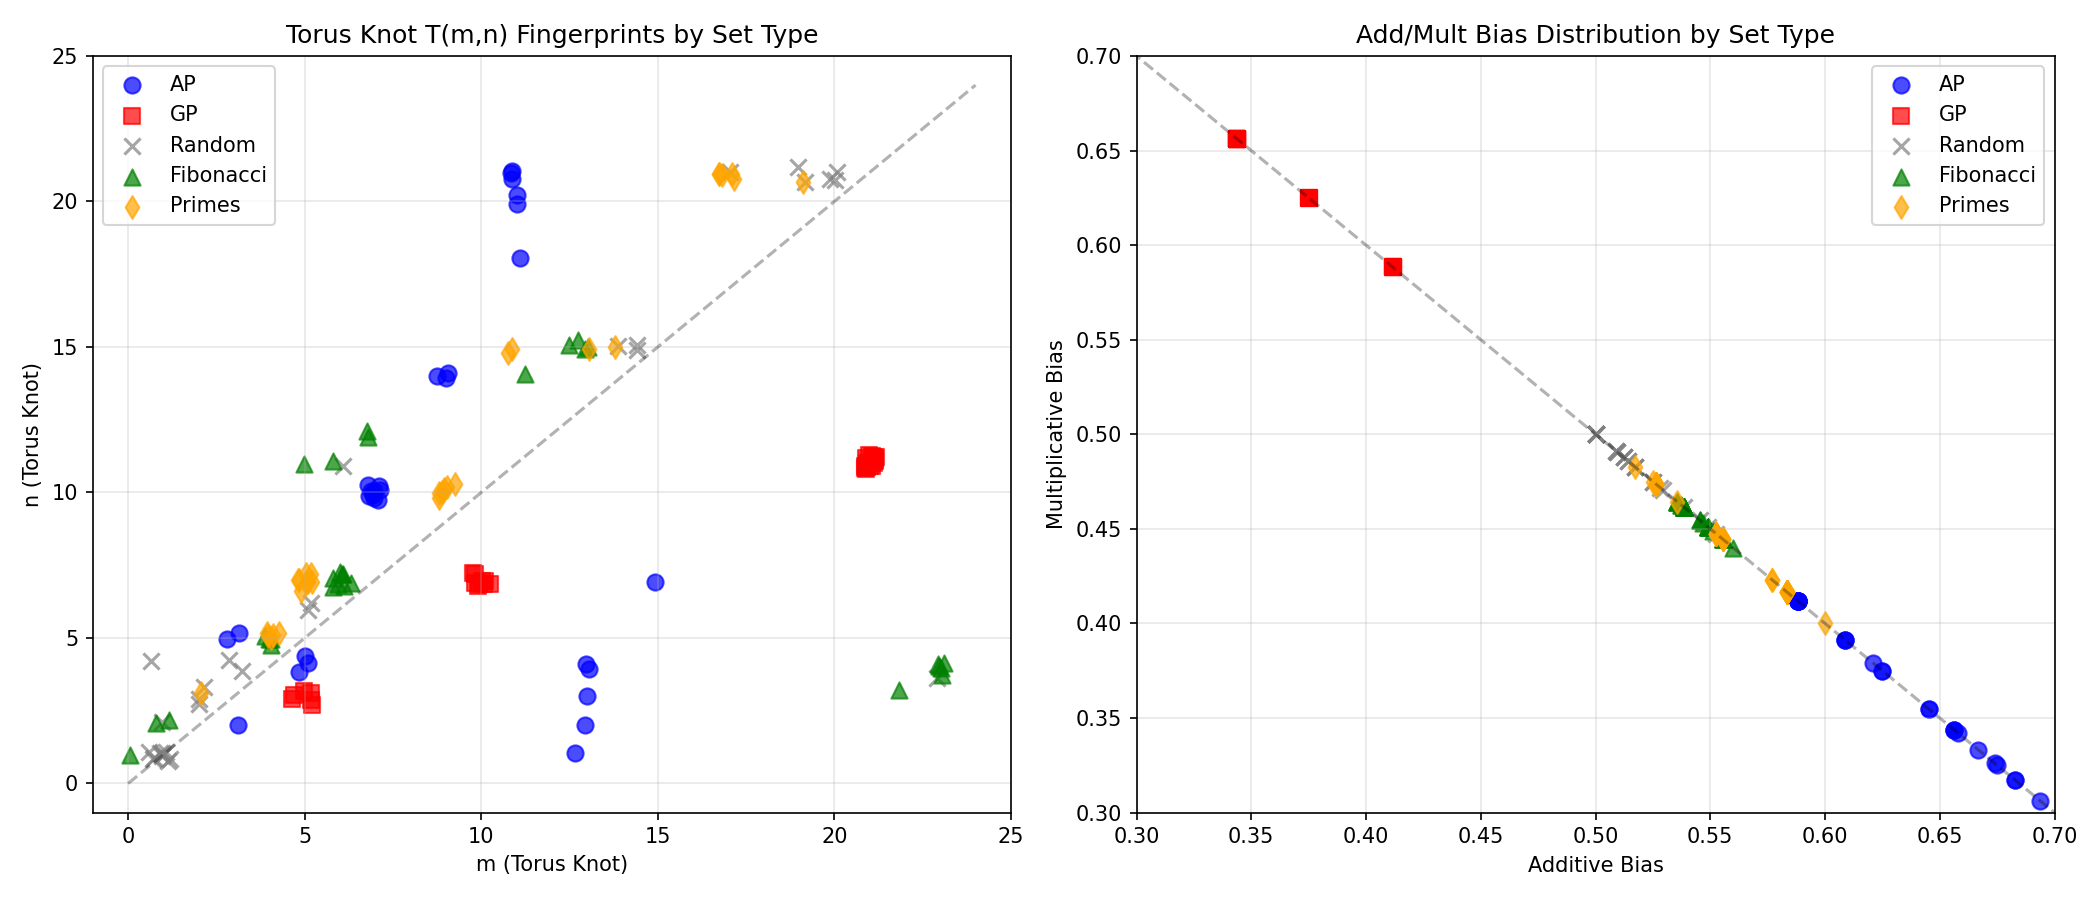

This figure's Python source:
"""
Torus Knot Visualization for QA-SumProduct Classification

Generates scatter plot of T(m,n) fingerprints across set types.
"""

import numpy as np
import matplotlib.pyplot as plt
from qa_toroid_sumproduct_batch import classify_set, batch_classify
from typing import List, Dict
import random


def generate_ap_sets(n: int = 20) -> List[List[int]]:
    """Generate arithmetic progression sets."""
    sets = []
    for _ in range(n):
        start = random.randint(1, 10)
        diff = random.randint(1, 5)
        length = random.randint(4, 8)
        sets.append([start + i * diff for i in range(length)])
    return sets


def generate_gp_sets(n: int = 20) -> List[List[int]]:
    """Generate geometric progression sets."""
    sets = []
    for _ in range(n):
        start = random.randint(1, 5)
        ratio = random.randint(2, 3)
        length = random.randint(4, 6)
        s = [start * (ratio ** i) for i in range(length)]
        if max(s) < 10000:
            sets.append(s)
    return sets[:n]


def generate_random_sets(n: int = 20) -> List[List[int]]:
    """Generate random sets."""
    sets = []
    for _ in range(n):
        length = random.randint(4, 8)
        sets.append(sorted(random.sample(range(1, 50), length)))
    return sets


def generate_fibonacci_like(n: int = 20) -> List[List[int]]:
    """Generate Fibonacci-like sets."""
    sets = []
    for _ in range(n):
        a, b = random.randint(1, 5), random.randint(1, 5)
        seq = [a, b]
        for _ in range(random.randint(3, 6)):
            seq.append(seq[-1] + seq[-2])
        sets.append(seq)
    return sets


def generate_prime_sets(n: int = 20) -> List[List[int]]:
    """Generate sets of consecutive primes."""
    primes = [2, 3, 5, 7, 11, 13, 17, 19, 23, 29, 31, 37, 41, 43, 47]
    sets = []
    for _ in range(n):
        start = random.randint(0, 8)
        length = random.randint(4, 6)
        sets.append(primes[start:start+length])
    return sets


def visualize_torus_knots():
    """Create visualization of torus knot fingerprints."""
    random.seed(42)

    # Generate sets
    ap_sets = generate_ap_sets(30)
    gp_sets = generate_gp_sets(30)
    random_sets = generate_random_sets(30)
    fib_sets = generate_fibonacci_like(30)
    prime_sets = generate_prime_sets(30)

    # Classify all
    all_data = {
        'AP': batch_classify(ap_sets),
        'GP': batch_classify(gp_sets),
        'Random': batch_classify(random_sets),
        'Fibonacci': batch_classify(fib_sets),
        'Primes': batch_classify(prime_sets)
    }

    # Extract (m, n) coordinates
    fig, axes = plt.subplots(1, 2, figsize=(14, 6))

    # Plot 1: Torus knot scatter
    ax1 = axes[0]
    colors = {'AP': 'blue', 'GP': 'red', 'Random': 'gray', 'Fibonacci': 'green', 'Primes': 'orange'}
    markers = {'AP': 'o', 'GP': 's', 'Random': 'x', 'Fibonacci': '^', 'Primes': 'd'}

    for set_type, results in all_data.items():
        m_vals = [r['knot'][0] for r in results]
        n_vals = [r['knot'][1] for r in results]
        # Add jitter for visibility
        m_jitter = np.array(m_vals) + np.random.normal(0, 0.15, len(m_vals))
        n_jitter = np.array(n_vals) + np.random.normal(0, 0.15, len(n_vals))
        ax1.scatter(m_jitter, n_jitter, c=colors[set_type], marker=markers[set_type],
                   label=set_type, alpha=0.7, s=60)

    ax1.set_xlabel('m (Torus Knot)')
    ax1.set_ylabel('n (Torus Knot)')
    ax1.set_title('Torus Knot T(m,n) Fingerprints by Set Type')
    ax1.legend()
    ax1.grid(True, alpha=0.3)
    ax1.set_xlim(-1, 25)
    ax1.set_ylim(-1, 25)
    ax1.plot([0, 24], [0, 24], 'k--', alpha=0.3, label='m=n line')

    # Plot 2: Add/Mult bias scatter
    ax2 = axes[1]
    for set_type, results in all_data.items():
        add_bias = [r['bias']['add'] for r in results]
        mult_bias = [r['bias']['mult'] for r in results]
        ax2.scatter(add_bias, mult_bias, c=colors[set_type], marker=markers[set_type],
                   label=set_type, alpha=0.7, s=60)

    ax2.set_xlabel('Additive Bias')
    ax2.set_ylabel('Multiplicative Bias')
    ax2.set_title('Add/Mult Bias Distribution by Set Type')
    ax2.legend()
    ax2.grid(True, alpha=0.3)
    ax2.plot([0, 1], [1, 0], 'k--', alpha=0.3)
    ax2.set_xlim(0.3, 0.7)
    ax2.set_ylim(0.3, 0.7)

    plt.tight_layout()
    plt.savefig('/home/player2/signal_experiments/qa_lab/torus_knot_visualization.png', dpi=150)
    plt.close()

    print("Visualization saved to torus_knot_visualization.png")

    # Print statistics
    print("\n" + "=" * 60)
    print("TORUS KNOT STATISTICS")
    print("=" * 60)

    for set_type, results in all_data.items():
        knots = [r['knot'] for r in results]
        knot_counts = {}
        for k in knots:
            knot_counts[k] = knot_counts.get(k, 0) + 1

        top_knots = sorted(knot_counts.items(), key=lambda x: -x[1])[:3]
        avg_add = np.mean([r['bias']['add'] for r in results])

        print(f"\n{set_type}:")
        print(f"  Avg additive bias: {avg_add:.2%}")
        print(f"  Top knots: {top_knots}")


if __name__ == '__main__':
    visualize_torus_knots()
